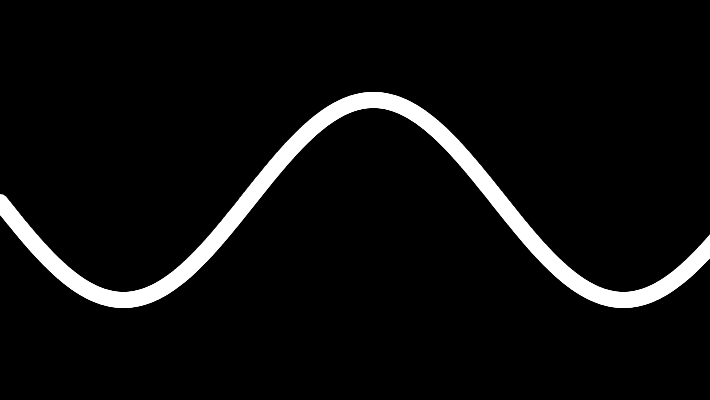
Frame 1 (no input)
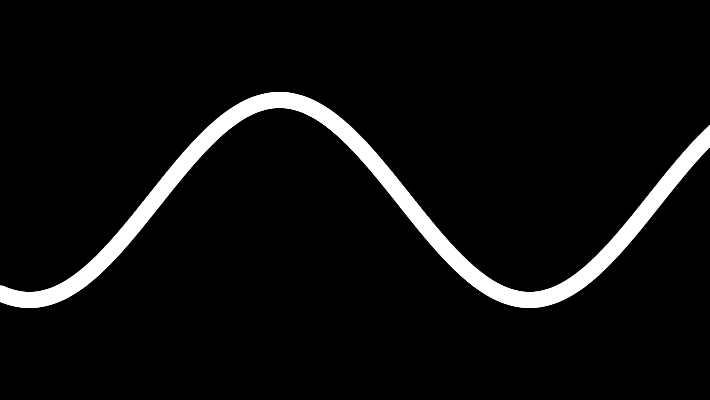
Frame 60 (no input)
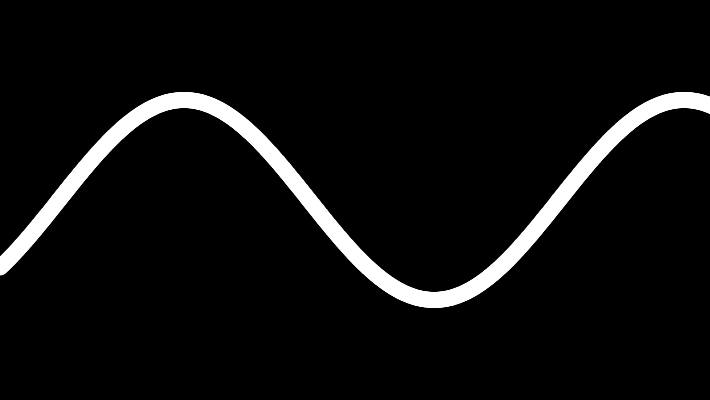
Frame 120 (the mouse pressed at the canvas centre since frame 60)

The p5.js sketch that drew these frames (run headless with seeded random() and noise() and a simulated clock; from frame 60 on, the mouse is pressed at the canvas centre):

// p5.js sketch
// ── sketch.js
let xspacing = 1; // Distance between each horizontal location
let w; // Width of entire wave
let theta = 0.0; // Start angle at 0
let amplitude = 100.0; // Height of wave
let period = 500.0; // How many pixels before the wave repeats
let dx; // Value for incrementing x
let yvalues; // Using an array to store height values for the wave

function setup() {
  createCanvas(710, 400);
  w = width + 16;
  dx = (TWO_PI / period) * xspacing;
  yvalues = new Array(floor(w / xspacing));
}

function draw() {
  background(0);
  calcWave();
  renderWave();
}

function calcWave() {
  // Increment theta (try different values for
  // 'angular velocity' here)
  theta += 0.02;

  // For every x value, calculate a y value with sine function
  let x = theta;
  for (let i = 0; i < yvalues.length; i++) {
    yvalues[i] = sin(x) * amplitude;
    x += dx;
  }
}

function renderWave() {
  noStroke();
  fill(255);
  // A simple way to draw the wave with an ellipse at each location
  for (let x = 0; x < yvalues.length; x++) {
    ellipse(x * xspacing, height / 2 + yvalues[x], 16, 16);
  }
}
